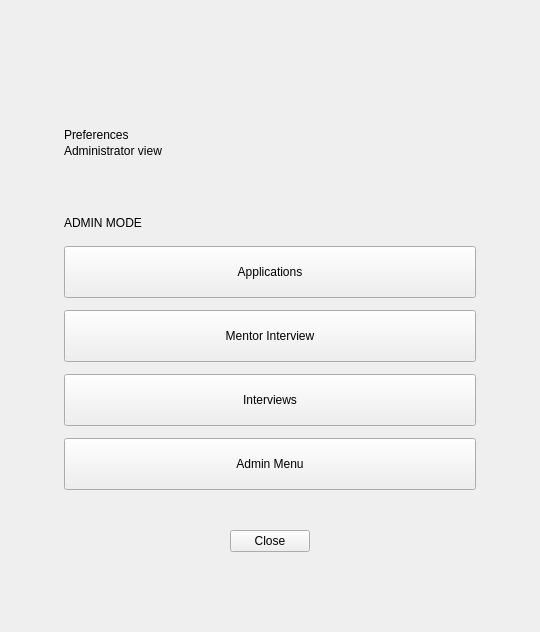
<?xml version="1.0" encoding="UTF-8"?>
<ui version="4.0">
 <class>PreferencesAdminPage</class>
 <widget class="QWidget" name="pageRoot">
  <property name="windowTitle"><string>CRM Capstone - Preferences (Admin)</string></property>
  <layout class="QVBoxLayout" name="rootLayout">
   <property name="leftMargin"><number>40</number></property>
   <property name="topMargin"><number>40</number></property>
   <property name="rightMargin"><number>40</number></property>
   <property name="bottomMargin"><number>40</number></property>
   <property name="spacing"><number>16</number></property>
   <item><spacer name="topSpacer"><property name="orientation"><enum>Qt::Orientation::Vertical</enum></property><property name="sizeHint" stdset="0"><size><width>20</width><height>40</height></size></property></spacer></item>
   <item alignment="Qt::AlignmentFlag::AlignHCenter"><widget class="QLabel" name="labelLogo"/></item>
   <item alignment="Qt::AlignmentFlag::AlignHCenter">
    <widget class="QFrame" name="headerBar">
     <property name="minimumSize"><size><width>460</width><height>0</height></size></property>
     <property name="maximumSize"><size><width>460</width><height>16777215</height></size></property>
     <layout class="QVBoxLayout" name="headerLayout">
      <property name="leftMargin"><number>24</number></property>
      <property name="topMargin"><number>18</number></property>
      <property name="rightMargin"><number>24</number></property>
      <property name="bottomMargin"><number>18</number></property>
      <property name="spacing"><number>2</number></property>
      <item><widget class="QLabel" name="headerTitle"><property name="text"><string>Preferences</string></property></widget></item>
      <item><widget class="QLabel" name="headerSub"><property name="text"><string>Administrator view</string></property></widget></item>
     </layout>
    </widget>
   </item>
   <item alignment="Qt::AlignmentFlag::AlignHCenter">
    <widget class="QFrame" name="card">
     <property name="minimumSize"><size><width>460</width><height>0</height></size></property>
     <property name="maximumSize"><size><width>460</width><height>16777215</height></size></property>
     <layout class="QVBoxLayout" name="cardLayout">
      <property name="leftMargin"><number>24</number></property>
      <property name="topMargin"><number>24</number></property>
      <property name="rightMargin"><number>24</number></property>
      <property name="bottomMargin"><number>24</number></property>
      <property name="spacing"><number>12</number></property>
      <item alignment="Qt::AlignmentFlag::AlignLeft"><widget class="QLabel" name="labelBadge"><property name="text"><string>ADMIN MODE</string></property></widget></item>
      <item><spacer name="badgeSpacer"><property name="orientation"><enum>Qt::Orientation::Vertical</enum></property><property name="sizeHint" stdset="0"><size><width>20</width><height>4</height></size></property></spacer></item>
      <item><widget class="QPushButton" name="btnApplications"><property name="text"><string>Applications</string></property><property name="minimumSize"><size><width>0</width><height>52</height></size></property></widget></item>
      <item><widget class="QPushButton" name="btnMentorInterview"><property name="text"><string>Mentor Interview</string></property><property name="minimumSize"><size><width>0</width><height>52</height></size></property></widget></item>
      <item><widget class="QPushButton" name="btnInterviews"><property name="text"><string>Interviews</string></property><property name="minimumSize"><size><width>0</width><height>52</height></size></property></widget></item>
      <item><widget class="QPushButton" name="btnAdmin"><property name="text"><string>Admin Menu</string></property><property name="minimumSize"><size><width>0</width><height>52</height></size></property></widget></item>
     </layout>
    </widget>
   </item>
   <item alignment="Qt::AlignmentFlag::AlignHCenter"><widget class="QPushButton" name="btnClose"><property name="text"><string>Close</string></property></widget></item>
   <item><spacer name="bottomSpacer"><property name="orientation"><enum>Qt::Orientation::Vertical</enum></property><property name="sizeHint" stdset="0"><size><width>20</width><height>40</height></size></property></spacer></item>
  </layout>
 </widget>
 <resources/>
 <connections/>
</ui>
